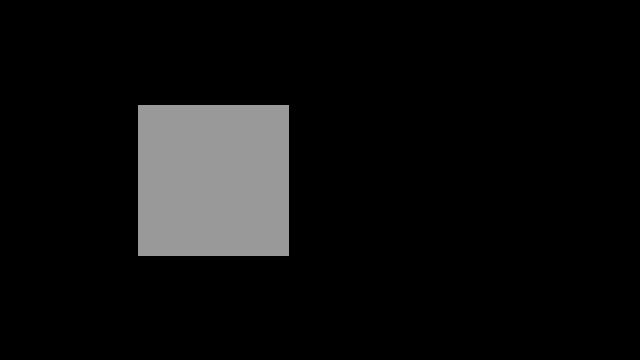
Frame 1 (no input)
Frame 60 (the mouse pressed at the canvas centre just before this capture): identical to frame 1, image omitted
Frame 120 (the mouse held since frame 60 and released just before this capture): identical to frame 1, image omitted

The Processing sketch that drew this single still picture (run headless with seeded random() and noise(); from frame 60 on, the mouse is pressed at the canvas centre):

// Processing sketch: mouseFunctions
// ── mouseFunctions.pde
float bx;
float by;
int boxSize = 75;
boolean overBox = false;
boolean locked = false;
float xOffset = 0.0; 
float yOffset = 0.0; 

void setup() {
  size(640, 360);
  bx = width/3.0;
  by = height/2.0;
  rectMode(RADIUS);  
}

void draw() { 
  background(0);
  println("(" + bx + "," + by  +")");
  println();
  // Test if the cursor is over the box 
  if (mouseX > bx-boxSize && mouseX < bx+boxSize && 
      mouseY > by-boxSize && mouseY < by+boxSize) {
    overBox = true;  
    if(!locked) { 
      stroke(255); 
      fill(153);
    } 
  } else {
    stroke(153);
    fill(153);
    overBox = false;
  }
  
  // Draw the box
  rect(bx, by, boxSize, boxSize);
}

void mousePressed() {
  if(overBox) { 
    locked = true; 
    fill(255, 255, 255);
  } else {
    locked = false;
  }
  xOffset = mouseX-bx; 
  yOffset = mouseY-by; 

}

void mouseDragged() {
  if(locked) {
    bx = mouseX-xOffset; 
    by = mouseY-yOffset; 
  }
}

void mouseReleased() {
  locked = false;
}
